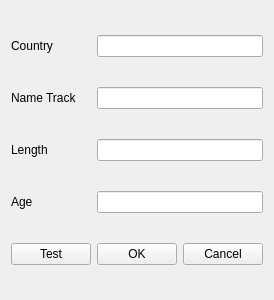
<?xml version="1.0" encoding="UTF-8"?>
<ui version="4.0">
 <class>Add</class>
 <widget class="QWidget" name="Add">
  <property name="geometry">
   <rect>
    <x>0</x>
    <y>0</y>
    <width>245</width>
    <height>300</height>
   </rect>
  </property>
  <property name="windowTitle">
   <string>Form</string>
  </property>
  <layout class="QGridLayout" name="gridLayout">
   <item row="0" column="0">
    <widget class="QLabel" name="label_4">
     <property name="text">
      <string>Country</string>
     </property>
    </widget>
   </item>
   <item row="0" column="1" colspan="2">
    <widget class="QLineEdit" name="lineEdit"/>
   </item>
   <item row="1" column="0">
    <widget class="QLabel" name="label">
     <property name="text">
      <string>Name Track</string>
     </property>
    </widget>
   </item>
   <item row="1" column="1" colspan="2">
    <widget class="QLineEdit" name="lineEdit_2"/>
   </item>
   <item row="2" column="0">
    <widget class="QLabel" name="label_2">
     <property name="text">
      <string>Length</string>
     </property>
    </widget>
   </item>
   <item row="2" column="1" colspan="2">
    <widget class="QLineEdit" name="lineEdit_3"/>
   </item>
   <item row="3" column="0">
    <widget class="QLabel" name="label_3">
     <property name="text">
      <string>Age</string>
     </property>
    </widget>
   </item>
   <item row="3" column="1" colspan="2">
    <widget class="QLineEdit" name="lineEdit_4"/>
   </item>
   <item row="4" column="1">
    <widget class="QPushButton" name="pushButton_2">
     <property name="text">
      <string>OK</string>
     </property>
    </widget>
   </item>
   <item row="4" column="2">
    <widget class="QPushButton" name="pushButton">
     <property name="text">
      <string>Cancel</string>
     </property>
    </widget>
   </item>
   <item row="4" column="0">
    <widget class="QPushButton" name="pushButton_3">
     <property name="text">
      <string>Test</string>
     </property>
    </widget>
   </item>
  </layout>
 </widget>
 <resources/>
 <connections/>
</ui>
